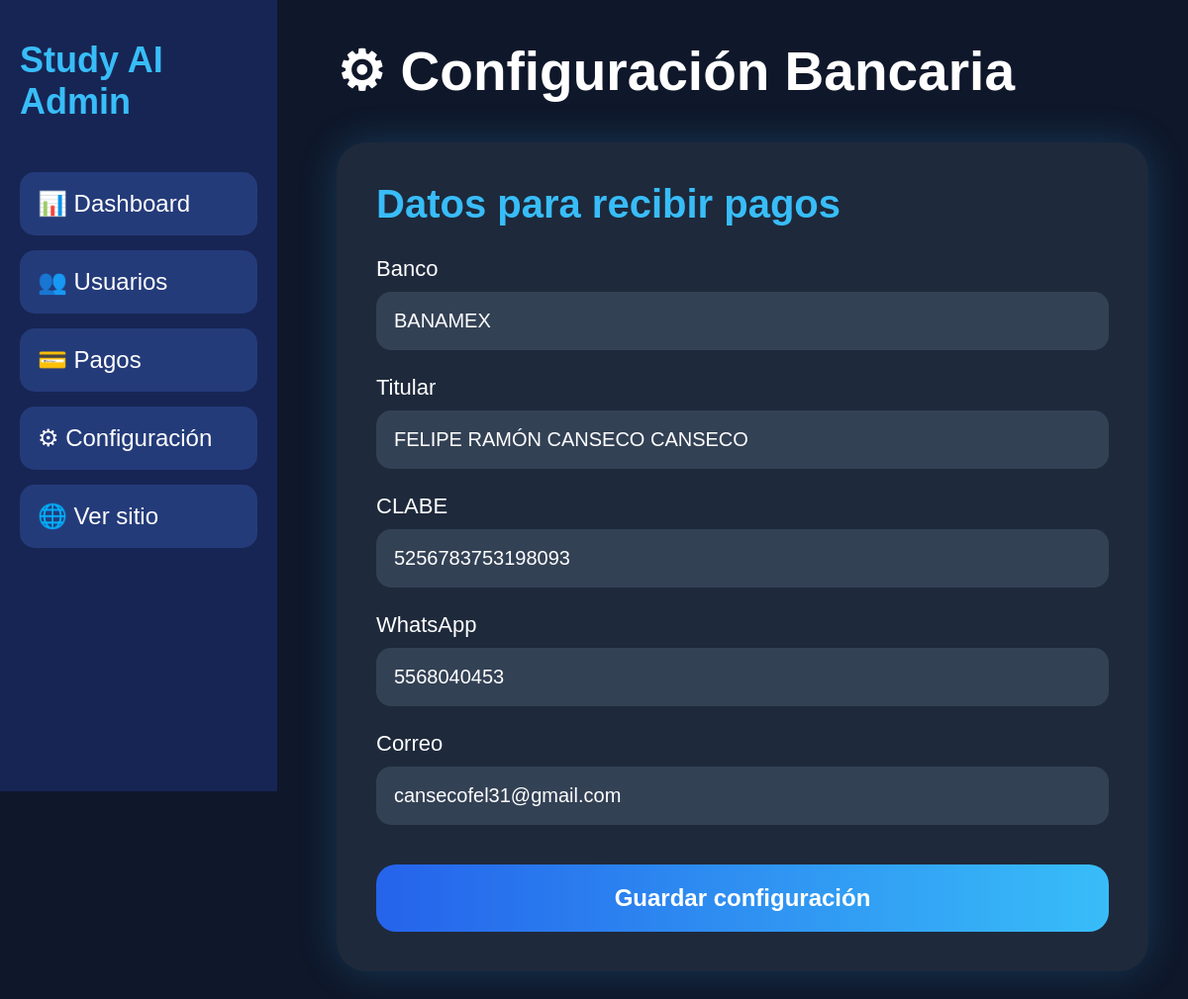
Screenshot of /admin/configuracion (signed in) with the database file from the repository.
### tables this page shows
CREATE TABLE configuracion_pago (
            id INTEGER PRIMARY KEY AUTOINCREMENT,
            banco TEXT,
            titular TEXT,
            clabe TEXT,
            whatsapp TEXT,
            correo TEXT
        );

### app.py (the view, shortened to what this page needs)
@app.route('/admin/configuracion', methods=['GET', 'POST'])
def admin_configuracion():
    if not session.get("admin"):
        return redirect('/admin')
    conexion = sqlite3.connect("usuarios.db")
    cursor = conexion.cursor()
    cursor.execute("""
        CREATE TABLE IF NOT EXISTS configuracion_pago (
            id INTEGER PRIMARY KEY AUTOINCREMENT,
            banco TEXT,
            titular TEXT,
            clabe TEXT,
            whatsapp TEXT,
            correo TEXT
        )
    """)
    cursor.execute("SELECT COUNT(*) FROM configuracion_pago")
    existe = cursor.fetchone()[0]
    cursor.execute("""
        SELECT banco, titular, clabe, whatsapp, correo
        FROM configuracion_pago
        WHERE id=1
    """)
    datos = cursor.fetchone()
    conexion.close()
    return render_template("admin_configuracion.html", datos=datos)

### templates/admin_configuracion.html (shortened to what this page needs)
<!DOCTYPE html>
<html lang="es">
<head>
</head>
<body>
<div class="sidebar">
<div class="logo">
Study AI<br>
Admin
</div>
<div class="menu">
<a href="/admin/dashboard">
📊 Dashboard
</a>
<a href="/admin/usuarios">
👥 Usuarios
</a>
<a href="/admin/pagos">
💳 Pagos
</a>
<a href="/admin/configuracion">
⚙ Configuración
</a>
<a href="/">
🌐 Ver sitio
</a>
</div>
</div>
<div class="contenido">
<div class="titulo">
⚙ Configuración Bancaria
</div>
<div class="card">
<h2>
Datos para recibir pagos
</h2>
<form method="POST">
<label>
Banco
</label>
<input
type="text"
name="banco"
value="{{datos[0]}}"
required>
<label>
Titular
</label>
<input
type="text"
name="titular"
value="{{datos[1]}}"
required>
<label>
CLABE
</label>
<input
type="text"
name="Tarjeta Bancaria"
value="{{datos[2]}}"
required>
<label>
WhatsApp
</label>
<input
type="text"
name="whatsapp"
value="{{datos[3]}}"
required>
<label>
Correo
</label>
<input
type="email"
name="correo"
value="{{datos[4]}}"
required>
<button type="submit">
Guardar configuración
</button>
</form>
</div>
</div>
</body>
</html>

### templates/admin_configuracion.html (style rules this page uses)
* { margin:0; padding:0; box-sizing:border-box; font-family:Arial,sans-serif; }
body { background:#0f172a; color:white; }
.sidebar { position:fixed; left:0; top:0; width:280px; height:100vh; background:#172554; padding:40px 20px; }
.logo { font-size:36px; font-weight:bold; color:#38bdf8; margin-bottom:50px; }
.menu a { display:block; padding:18px; margin-bottom:15px; border-radius:15px; text-decoration:none; color:white; font-size:24px; background:#243b7a; transition:.3s; }
.contenido { margin-left:300px; padding:40px; }
.titulo { font-size:55px; font-weight:bold; margin-bottom:40px; }
.card { background:#1e293b; padding:40px; border-radius:30px; box-shadow:0 0 40px rgba(56,189,248,.2); }
.card h2 { font-size:40px; margin-bottom:30px; color:#38bdf8; }
label { display:block; font-size:22px; margin-bottom:10px; margin-top:25px; }
input { width:100%; padding:18px; font-size:20px; border:none; border-radius:15px; background:#334155; color:white; }
button { width:100%; margin-top:40px; padding:20px; font-size:24px; font-weight:bold; border:none; border-radius:20px; cursor:pointer; background:linear-gradient(90deg,#2563eb,#38bdf8); color:white; transition:.3s; }

### rows the page displays
configuracion_pago: banco "BANAMEX", titular "FELIPE RAMÓN CANSECO CANSECO", clabe "5256783753198093", whatsapp "5568040453", correo "cansecofel31@gmail.com"
